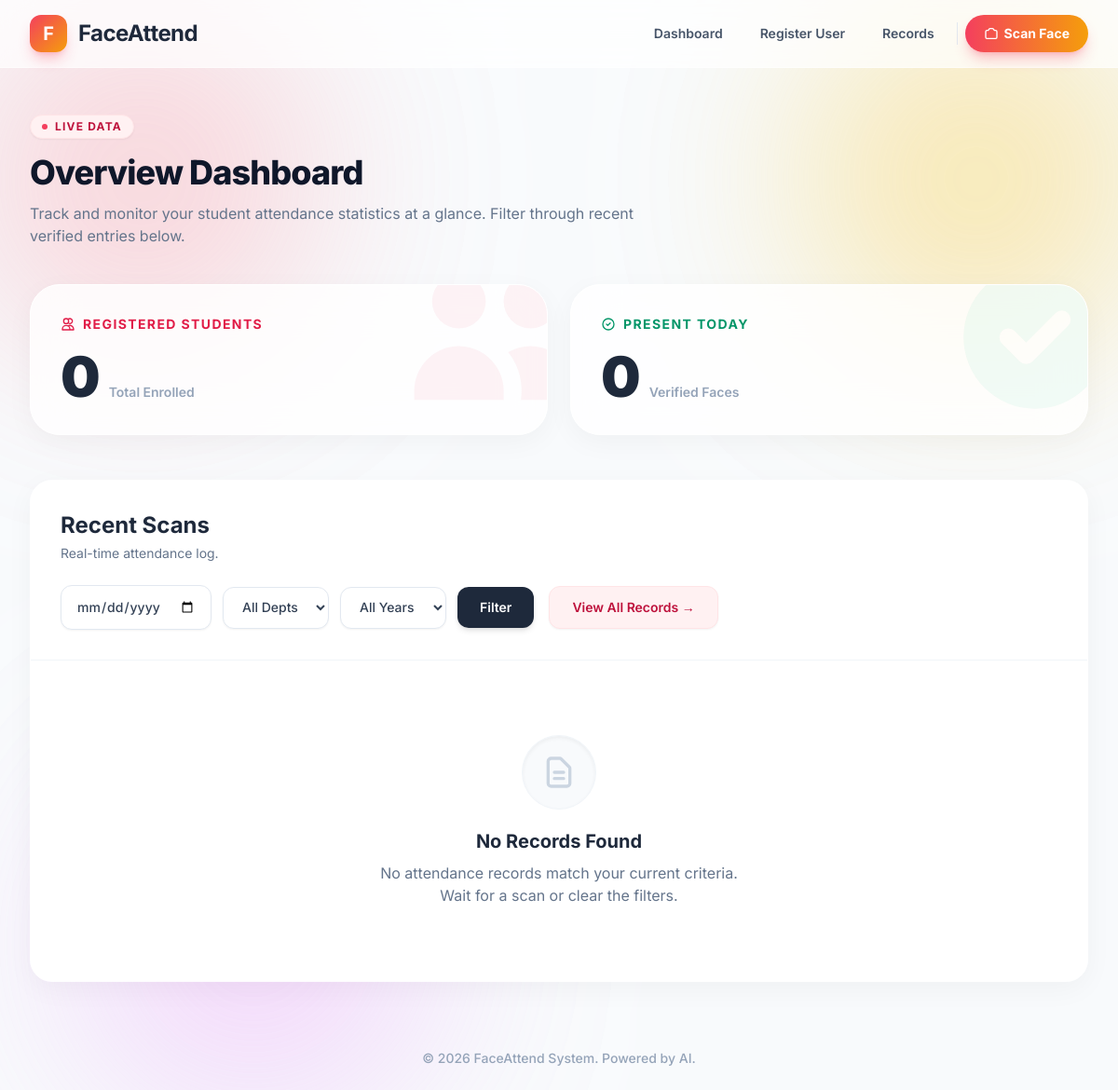
Before: / with the older database file.
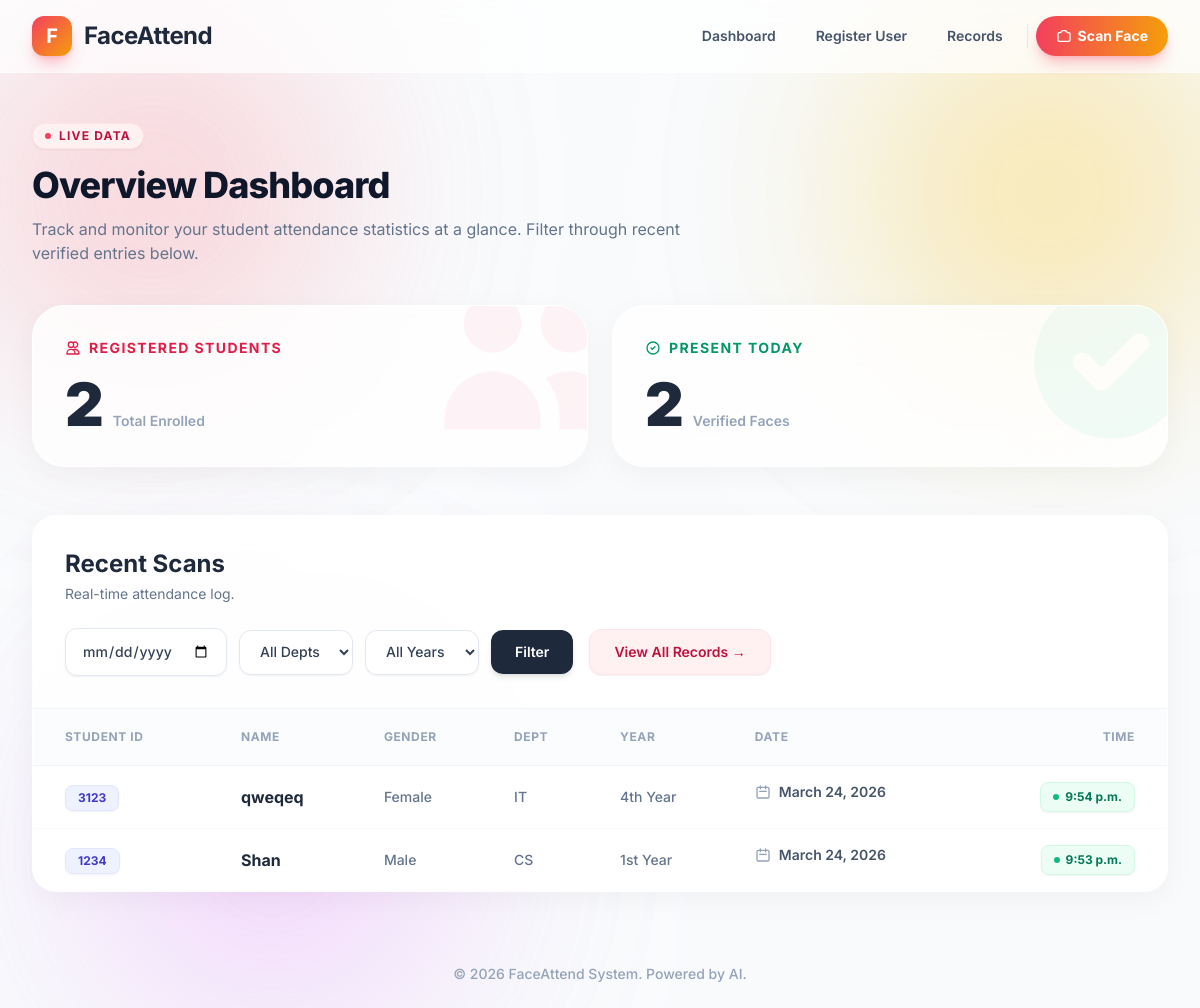
After: the same page with the newer database file.
### attendance/models.py (models this page shows, shortened)
class Attendance(models.Model):
    student = models.ForeignKey(Student, on_delete=models.CASCADE)
    date = models.DateField(auto_now_add=True)
    time = models.TimeField(auto_now_add=True)
    class Meta:
        unique_together = ('student', 'date')  # One attendance per day

class Student(models.Model):
    name = models.CharField(max_length=255)
    student_id = models.CharField(max_length=50, unique=True, null=True, blank=True)
    YEAR_CHOICES = [
        ('1st Year', '1st Year'),
        ('2nd Year', '2nd Year'),
        ('3rd Year', '3rd Year'),
        ('4th Year', '4th Year'),
    ]
    year = models.CharField(max_length=20, choices=YEAR_CHOICES, null=True, blank=True)
    GENDER_CHOICES = [
        ('Male', 'Male'),
        ('Female', 'Female'),
        ('Other', 'Other'),
    ]
    gender = models.CharField(max_length=20, choices=GENDER_CHOICES, null=True, blank=True)
    DEPARTMENT_CHOICES = [
        ('CS', 'Computer Science'),
        ('IT', 'Information Technology'),
        ('ECE', 'Electronics and Communication'),
        ('ME', 'Mechanical Engineering'),
        ('CE', 'Civil Engineering'),
    ]
    department = models.CharField(max_length=50, choices=DEPARTMENT_CHOICES, null=True, blank=True)
    face_encoding = models.TextField()
    created_at = models.DateTimeField(auto_now_add=True)

### attendance/views.py (the view)
# urls.py: path('', views.dashboard, name='dashboard'),
def dashboard(request):
    date_filter = request.GET.get('date')
    dept_filter = request.GET.get('department')
    year_filter = request.GET.get('year')
    filters = {}
    if date_filter: filters['date'] = date_filter
    if dept_filter: filters['student__department'] = dept_filter
    if year_filter: filters['student__year'] = year_filter
    recent_attendance = Attendance.objects.filter(**filters).select_related('student').order_by('-date', '-time')[:10]
    context = {
        'recent_attendance': recent_attendance,
        'total_students': Student.objects.count(),
        'today_attendance': Attendance.objects.filter(date=datetime.now().date()).count(),
        'selected_date': date_filter or '',
        'selected_dept': dept_filter or '',
        'selected_year': year_filter or '',
    }
    return render(request, 'attendance/dashboard.html', context)

### templates/attendance/dashboard.html (shortened to what this page needs)
{% extends 'base.html' %}
{% block content %}
<div class="mb-10">
    <div class="inline-flex items-center gap-2 px-3 py-1 rounded-full bg-brand-50 border border-brand-100 text-brand-700 text-xs font-bold mb-4 uppercase tracking-widest shadow-sm">
        <span class="w-1.5 h-1.5 rounded-full bg-brand-500 animate-pulse"></span>
        Live Data
    </div>
    <h1 class="text-4xl font-extrabold text-slate-900 tracking-tight">Overview Dashboard</h1>
    <p class="mt-3 text-base text-slate-500 max-w-2xl">Track and monitor your student attendance statistics at a glance. Filter through recent verified entries below.</p>
</div>
<div class="grid grid-cols-1 md:grid-cols-2 gap-6 mb-12">
    <div class="group relative overflow-hidden bg-white/80 backdrop-blur-xl border border-white rounded-[2rem] p-8 shadow-[0_8px_30px_rgb(0,0,0,0.04)] transition-all duration-300 hover:-translate-y-1 hover:shadow-[0_20px_40px_rgb(99,102,241,0.1)]">
        <div class="absolute -top-10 -right-10 opacity-5 group-hover:opacity-10 group-hover:scale-110 transition-all duration-500">
            <svg class="w-48 h-48 text-brand-600" fill="currentColor" viewBox="0 0 20 20"><path d="M9 6a3 3 0 11-6 0 3 3 0 016 0zM17 6a3 3 0 11-6 0 3 3 0 016 0zM12.93 17c.046-.327.07-.66.07-1a6.97 6.97 0 00-1.5-4.33A5 5 0 0119 16v1h-6.07zM6 11a5 5 0 015 5v1H1v-1a5 5 0 015-5z"></path></svg>
        </div>
        <div class="relative z-10">
            <h3 class="text-sm font-bold text-brand-600 uppercase tracking-widest mb-2 flex items-center gap-2">
                <svg class="w-4 h-4" fill="none" stroke="currentColor" viewBox="0 0 24 24"><path stroke-linecap="round" stroke-linejoin="round" stroke-width="2" d="M12 4.354a4 4 0 110 5.292M15 21H3v-1a6 6 0 0112 0v1zm0 0h6v-1a6 6 0 00-9-5.197M13 7a4 4 0 11-8 0 4 4 0 018 0z"></path></svg>
                Registered Students
            </h3>
            <div class="flex items-baseline gap-3 mt-4">
                <p class="text-6xl font-black text-slate-800 tracking-tighter">{{ total_students }}</p>
                <span class="text-sm font-semibold text-slate-400">Total Enrolled</span>
            </div>
        </div>
    </div>
    <div class="group relative overflow-hidden bg-white/80 backdrop-blur-xl border border-white rounded-[2rem] p-8 shadow-[0_8px_30px_rgb(0,0,0,0.04)] transition-all duration-300 hover:-translate-y-1 hover:shadow-[0_20px_40px_rgb(16,185,129,0.1)]">
        <div class="absolute -top-10 -right-10 opacity-5 group-hover:opacity-10 group-hover:scale-110 transition-all duration-500">
            <svg class="w-48 h-48 text-emerald-500" fill="currentColor" viewBox="0 0 20 20"><path fill-rule="evenodd" d="M10 18a8 8 0 100-16 8 8 0 000 16zm3.707-9.293a1 1 0 00-1.414-1.414L9 10.586 7.707 9.293a1 1 0 00-1.414 1.414l2 2a1 1 0 001.414 0l4-4z" clip-rule="evenodd"></path></svg>
        </div>
        <div class="relative z-10">
            <h3 class="text-sm font-bold text-emerald-600 uppercase tracking-widest mb-2 flex items-center gap-2">
                <svg class="w-4 h-4" fill="none" stroke="currentColor" viewBox="0 0 24 24"><path stroke-linecap="round" stroke-linejoin="round" stroke-width="2" d="M9 12l2 2 4-4m6 2a9 9 0 11-18 0 9 9 0 0118 0z"></path></svg>
                Present Today
            </h3>
            <div class="flex items-baseline gap-3 mt-4">
                <p class="text-6xl font-black text-slate-800 tracking-tighter">{{ today_attendance }}</p>
                <span class="text-sm font-semibold text-slate-400">Verified Faces</span>
            </div>
        </div>
    </div>
</div>
<div class="bg-white/80 backdrop-blur-md rounded-3xl shadow-[0_8px_30px_rgb(0,0,0,0.04)] border border-white/50 overflow-hidden flex flex-col relative z-20">
    <div class="p-6 md:p-8 border-b border-slate-100 flex flex-col xl:flex-row justify-between items-start xl:items-center gap-6 xl:gap-0 bg-white/50">
        <div>
            <h2 class="text-2xl font-bold text-slate-800">Recent Scans</h2>
            <p class="text-sm text-slate-500 mt-1">Real-time attendance log.</p>
        </div>
        <div class="flex flex-wrap flex-col sm:flex-row gap-4 items-center w-full xl:w-auto">
            <form method="GET" class="flex flex-wrap w-full sm:w-auto gap-3 items-center">
                <div class="relative w-full sm:w-auto">
                    <input type="date" name="date" value="{{ selected_date }}" class="w-full sm:w-auto px-4 py-3 bg-white border border-slate-200 rounded-xl text-sm focus:ring-2 focus:ring-brand-500 focus:border-brand-500 transition-shadow shadow-sm outline-none font-medium text-slate-700">
                </div>
                <select name="department" class="w-full sm:w-auto px-4 py-3 bg-white border border-slate-200 rounded-xl text-sm focus:ring-2 focus:ring-brand-500 focus:border-brand-500 text-slate-700 outline-none shadow-sm cursor-pointer font-medium">
                    <option value="">All Depts</option>
                </select>
                <select name="year" class="w-full sm:w-auto px-4 py-3 bg-white border border-slate-200 rounded-xl text-sm focus:ring-2 focus:ring-brand-500 focus:border-brand-500 text-slate-700 outline-none shadow-sm cursor-pointer font-medium">
                    <option value="">All Years</option>
                </select>
                <div class="flex gap-2 w-full sm:w-auto">
                    <button type="submit" class="flex-1 sm:flex-none px-6 py-3 bg-slate-800 text-white text-sm font-semibold rounded-xl hover:bg-slate-700 transition-all shadow-md hover:shadow-lg active:scale-95">Filter</button>
                </div>
            </form>
            <a href="{% url 'history' %}" class="w-full sm:w-auto text-center px-6 py-3 bg-brand-50 text-brand-700 hover:bg-brand-100 border border-brand-100 text-sm font-semibold rounded-xl transition-all shadow-sm active:scale-95 whitespace-nowrap">View All Records &rarr;</a>
        </div>
    </div>
    <div class="overflow-x-auto no-scrollbar bg-white">
        {% if recent_attendance %}
        <table class="w-full text-left border-collapse">
            <thead>
                <tr class="bg-slate-50/50 border-b border-slate-100 text-xs font-bold uppercase tracking-wider text-slate-400">
                    <th class="py-5 px-8">Student ID</th>
                    <th class="py-5 px-6">Name</th>
                    <th class="py-5 px-6">Gender</th>
                    <th class="py-5 px-6">Dept</th>
                    <th class="py-5 px-6">Year</th>
                    <th class="py-5 px-6">Date</th>
                    <th class="py-5 px-8 text-right">Time</th>
                </tr>
            </thead>
            <tbody class="divide-y divide-slate-50">
                {% for record in recent_attendance %}
                <tr class="hover:bg-slate-50 transition duration-200 ease-in-out group">
                    <td class="py-4 px-8">
                        <span class="inline-flex items-center px-3 py-1 rounded-lg text-xs font-bold bg-indigo-50 text-indigo-700 border border-indigo-100 shadow-sm">{{ record.student.student_id|default:"N/A" }}</span>
                    </td>
                    <td class="py-4 px-6 font-bold text-slate-800">{{ record.student.name }}</td>
                    <td class="py-4 px-6 text-sm font-medium text-slate-500">{{ record.student.gender|default:"N/A" }}</td>
                    <td class="py-4 px-6 text-sm font-medium text-slate-500">{{ record.student.department|default:"N/A" }}</td>
                    <td class="py-4 px-6 text-sm font-medium text-slate-500">{{ record.student.year|default:"N/A" }}</td>
                    <td class="py-4 px-6 text-sm font-semibold text-slate-600 flex items-center gap-2">
                        <svg class="w-4 h-4 text-slate-400" fill="none" stroke="currentColor" viewBox="0 0 24 24"><path stroke-linecap="round" stroke-linejoin="round" stroke-width="2" d="M8 7V3m8 4V3m-9 8h10M5 21h14a2 2 0 002-2V7a2 2 0 00-2-2H5a2 2 0 00-2 2v12a2 2 0 002 2z"></path></svg>
                        {{ record.date }}
                    </td>
                    <td class="py-4 px-8 text-sm text-right align-middle">
                        <span class="inline-flex items-center gap-1.5 px-3 py-1.5 bg-emerald-50 text-emerald-700 rounded-lg text-xs font-bold border border-emerald-100 shadow-sm">
                            <span class="w-1.5 h-1.5 rounded-full bg-emerald-500"></span>
                            {{ record.time }}
                        </span>
                    </td>
                </tr>
                {% endfor %}
            </tbody>
        </table>
        {% else %}
        <div class="flex flex-col items-center justify-center py-20 text-center">
            <div class="w-20 h-20 bg-slate-50 rounded-full flex items-center justify-center mb-5 border border-slate-100 shadow-inner">
                <svg class="w-10 h-10 text-slate-300" fill="none" stroke="currentColor" viewBox="0 0 24 24"><path stroke-linecap="round" stroke-linejoin="round" stroke-width="2" d="M9 12h6m-6 4h6m2 5H7a2 2 0 01-2-2V5a2 2 0 012-2h5.586a1 1 0 01.707.293l5.414 5.414a1 1 0 01.293.707V19a2 2 0 01-2 2z"></path></svg>
            </div>
            <p class="text-xl font-bold text-slate-800 mb-2">No Records Found</p>
            <p class="text-base text-slate-500 max-w-sm">No attendance records match your current criteria. Wait for a scan or clear the filters.</p>
        </div>
        {% endif %}
    </div>
</div>
{% endblock %}

### templates/base.html (shortened to what this page needs)
{% load static %}
<!DOCTYPE html>
<html lang="en">
<head>
    <script src="{% static 'css/tailwind-cdn.js' %}"></script>
</head>
<body class="text-slate-800 antialiased min-h-screen flex flex-col relative selection:bg-brand-500 selection:text-white overflow-x-hidden">
    <div class="fixed inset-0 z-[-1] overflow-hidden pointer-events-none bg-slate-50/50">
        <div class="absolute top-0 -left-10 w-96 h-96 bg-rose-300 rounded-full mix-blend-multiply filter blur-[100px] opacity-40 animate-blob"></div>
        <div class="absolute top-0 -right-10 w-96 h-96 bg-amber-300 rounded-full mix-blend-multiply filter blur-[100px] opacity-40 animate-blob" style="animation-delay: 2s;"></div>
    </div>
    <nav class="glass-nav sticky top-0 z-50 transition-all duration-300">
        <div class="max-w-7xl mx-auto px-4 sm:px-6 lg:px-8">
            <div class="flex justify-between items-center h-[4.5rem]">
                <div class="flex-shrink-0 flex items-center">
                    <a href="{% url 'dashboard' %}" class="flex items-center gap-3 group">
                        <div class="w-10 h-10 rounded-xl bg-gradient-to-br from-rose-500 to-amber-500 flex items-center justify-center text-white font-bold text-xl shadow-lg shadow-rose-500/30 group-hover:shadow-rose-500/50 group-hover:scale-105 transition-all duration-300">
                            F
                        </div>
                        <span class="font-bold text-2xl text-slate-800 tracking-tight">FaceAttend</span>
                    </a>
                </div>
                <div class="hidden md:flex md:space-x-2 items-center">
                    <a href="{% url 'dashboard' %}" class="text-slate-600 hover:text-brand-600 hover:bg-slate-100/50 px-4 py-2.5 rounded-xl text-sm font-semibold transition-all">Dashboard</a>
                    <a href="{% url 'register' %}" class="text-slate-600 hover:text-brand-600 hover:bg-slate-100/50 px-4 py-2.5 rounded-xl text-sm font-semibold transition-all">Register User</a>
                    <a href="{% url 'history' %}" class="text-slate-600 hover:text-brand-600 hover:bg-slate-100/50 px-4 py-2.5 rounded-xl text-sm font-semibold transition-all">Records</a>
                    <a href="{% url 'recognize' %}" class="ml-2 inline-flex items-center justify-center px-5 py-2.5 rounded-full shadow-lg shadow-brand-500/30 text-sm font-bold text-white bg-gradient-to-r from-rose-500 to-amber-500 hover:from-rose-400 hover:to-amber-400 transition-all hover:-translate-y-0.5 active:translate-y-0">
                        Scan Face
                    </a>
                </div>
            </div>
        </div>
    </nav>
    <main class="flex-grow max-w-7xl mx-auto w-full px-4 sm:px-6 lg:px-8 py-8 md:py-12 flex flex-col relative z-10">
        {% block content %}{% endblock %}
    </main>
    <footer class="mt-auto py-6 text-center text-sm text-slate-400 font-medium">
        &copy; 2026 FaceAttend System. Powered by AI.
    </footer>
</body>
</html>

### templates/base.html (style rules this page uses)
body { font-family: 'Inter', sans-serif; background-color: #f8fafc; }
.glass-nav { background: rgba(255, 255, 255, 0.70); backdrop-filter: blur(16px); -webkit-backdrop-filter: blur(16px); border-bottom: 1px solid rgba(255, 255, 255, 0.4); }
.no-scrollbar { -ms-overflow-style: none; scrollbar-width: none; }

Changed rows visible on the page:
added Attendance: student.student_id "3123", student.name "qweqeq", student.gender "Female", student.department "IT", student.year "4th Year", date "March 24, 2026", time "9:54 p.m."
added Attendance: student.student_id "1234", student.name "Shan", student.gender "Male", student.department "CS", student.year "1st Year", date "March 24, 2026", time "9:53 p.m."
Other visible differences:
{{ total_students }}: "0" → "2"
{{ today_attendance }}: "0" → "2"
text no longer shown: "No Records Found No attendance records match your current criteria. Wait for a scan or clear the filters."
text now shown: "STUDENT ID NAME GENDER DEPT YEAR DATE TIME"
